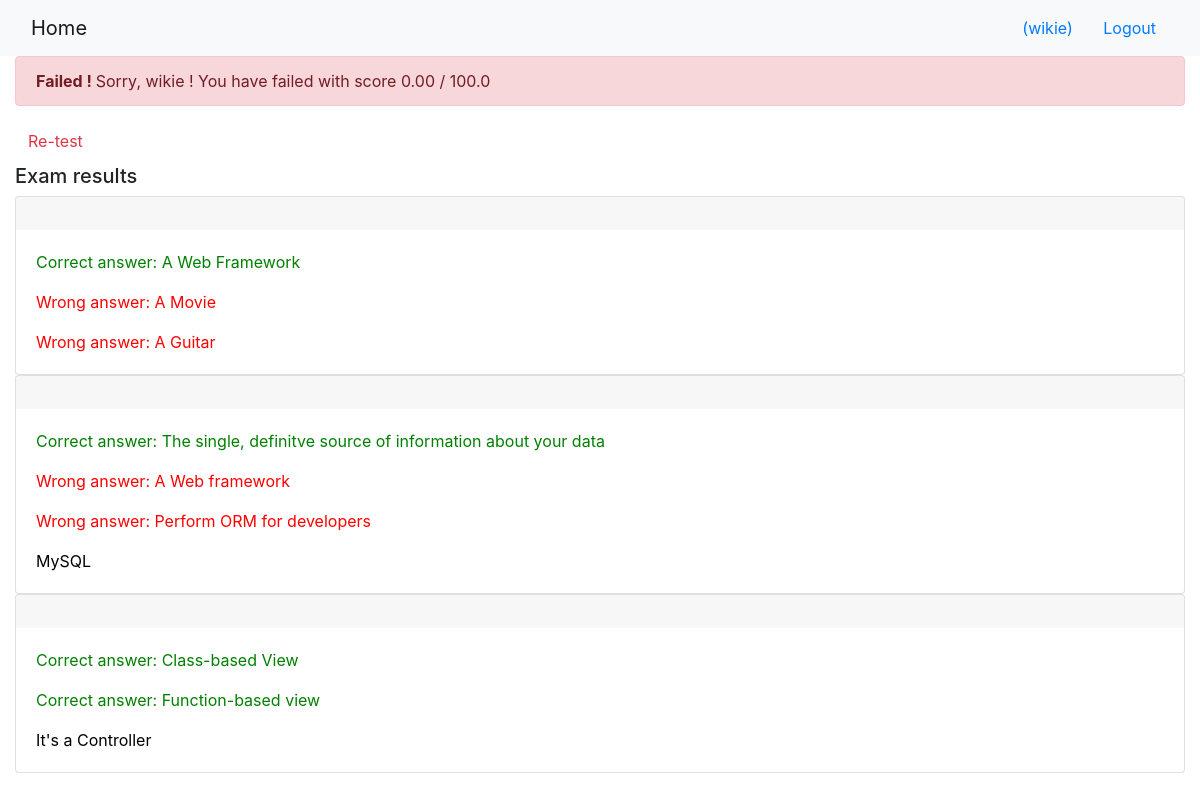
Screenshot of /onlinecourse/1/submission/1/results/ (signed in) with the database file from the repository.
### onlinecourse/models.py (models this page shows, shortened)
class Question(models.Model):
    course = models.ForeignKey(Course, on_delete=models.CASCADE)
    question_text = models.CharField(max_length=200)
    grade = models.IntegerField(default=5)

class Choice(models.Model):
    question = models.ForeignKey(Question, on_delete=models.CASCADE)
    choice_text = models.CharField(max_length=200)
    is_correct = models.BooleanField(default=False)

### onlinecourse/views.py (the view)
# urls.py: path('<int:course_id>/submission/<int:submission_id>/results/', views.show_exam_result, name='result'),
def show_exam_result(request, course_id, submission_id):
    context = {}
    course = get_object_or_404(Course, pk=course_id)
    submission = get_object_or_404(Submission, pk=submission_id)
    selected = submission.choices.all()
    total_score = 0
    score = 0
    choice = 0
    for question in course.question_set.all():
        count = question.choice_set.count()
        grade = question.grade / count
        total_score += question.grade
        for s in selected:
            c = get_object_or_404(Choice, pk=s.id)
            if c.is_correct:
                score += grade
            else:
                score -= grade
    context['selected'] = selected
    context['course'] = course
    context['score'] = abs(score/total_score) * 100
    context['total_score'] = abs(total_score/total_score) * 100
    return  render(request, 'onlinecourse/exam_result_bootstrap.html', context)

### onlinecourse/templates/onlinecourse/exam_result_bootstrap.html (shortened to what this page needs)
<!DOCTYPE html>
<html lang="en">
<head>
    {% load static %}
    <link rel="stylesheet" href="https://maxcdn.bootstrapcdn.com/bootstrap/4.5.2/css/bootstrap.min.css">
</head>
<body>
 <nav class="navbar navbar-light bg-light">
    <div class="container-fluid">
        <div class="navbar-header">
              <a class="navbar-brand" href="{% url 'onlinecourse:index' %}">Home</a>
        </div>
        <ul class="nav navbar-nav navbar-right">
            {% if user.is_authenticated %}
            <li>
                <a class="btn btn-link" href="#">{{ user.first_name }}({{ user.username }})</a>
                <a class="btn btn-link" href="{% url 'onlinecourse:logout' %}">Logout</a>
            </li>
            {% endif %}
        </ul>
    </div>
</nav>
<div class="container-fluid">
    {% if score > 80 %}
    <div class="alert alert-success">
       <b> Congratulations, {{user.username}} ! </b> You have passed the exam and completed
            the course with score {{score|floatformat:2}} / {{total_score}}
    </div>
        {% else %}
        <div class="alert alert-danger">
            <b> Failed ! </b>Sorry, {{user.username}} ! You have failed with score  {{score|floatformat:2}} / {{total_score}}
        </div>
        <a class="btn btn-link text-danger" href="{% url 'onlinecourse:course_details' course.id %}">Re-test</a>
        {% endif %}
        <div class="card-columns-vertical mt-1">
        <h5 class="">Exam results</h5>
            {% for question in course.question_set.all %}
                <div class="card">
                    <div class="card-header border-light">
                    </div>
                    <div class="card-body">
                        {% for choice in question.choice_set.all %}
                           {% if choice.is_correct and choice in selected %}
                            <p class="card-text" style="color:green">Correct answer: {{choice.choice_text}}</p>
                            {% elif choice.is_correct and choice not in selected %}
                            <p class="card-text" style="color:orange">Not selected: {{choice.choice_text}}</p>
                            {% elif choice.is_correct == False and choice in selected %}
                            <p class="card-text" style="color:red">Wrong answer: {{choice.choice_text}}</p>
                            {% else %}
                            <p class="card-text" style="color:black">{{choice.choice_text}}</p>
                            {% endif %}
                        {% endfor %}
                    </div>
                </div>
            {% endfor %}
        </div>
    </div>
</body>
</html>

### rows the page displays
Choice: choice_text "A Web Framework"
Choice: choice_text "A Movie"
Choice: choice_text "A Guitar"
Choice: choice_text "The single, definitve source of information about your data"
Choice: choice_text "A Web framework"
Choice: choice_text "Perform ORM for developers"
Choice: choice_text "MySQL"
Choice: choice_text "Class-based View"
Choice: choice_text "Function-based view"
Choice: choice_text "It's a Controller"

### other values shown
{{ user.username }} "wikie"
{{ score|floatformat:2 }} "0.00"
{{ total_score }} "100.0"
